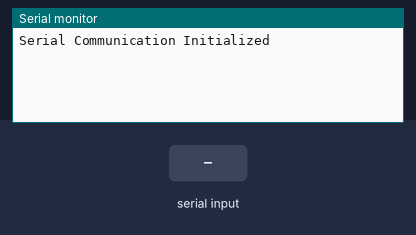
Bench run of a sketch on a simulated Arduino Uno, built with avr-gcc and run on an emulated ATmega328P. On the bench: the last lines printed to the serial monitor. Inputs (shaded band) come from the test bench.

Above: at 1.2 s.
1.3 s: "1\n" received over Serial
At 2.1 s:
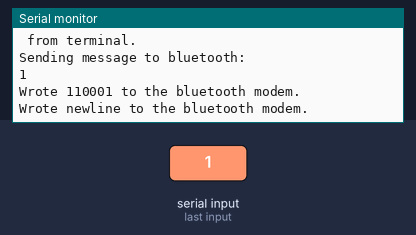
2.8 s: "1\n" received over the second serial link
At 3.7 s:
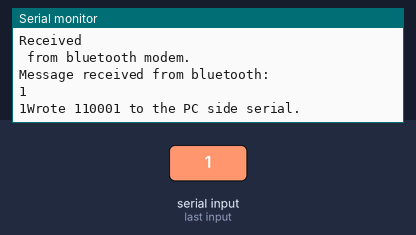
4.3 s: "0\n" received over Serial
At 5.5 s:
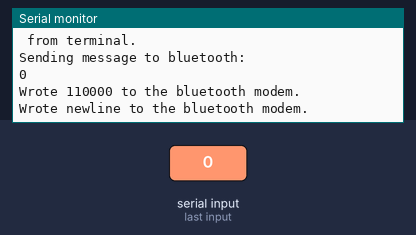
5.8 s: "0\n" received over the second serial link
At 7.2 s:
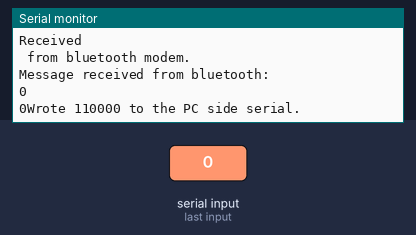

Measured:
- after the input at 1.3 s, the serial monitor: prints a new line at once (image 1)
- after the input at 2.8 s, the serial monitor: prints a new line at once (image 2)
- after the input at 4.3 s, the serial monitor: prints a new line at once (image 3)
- after the input at 5.8 s, the serial monitor: prints a new line at once (image 4)

The sketch:

HW_Echo.ino
```cpp
#line 1 "Serial_HW_Comm.ino"
#include <SoftwareSerial.h>

#include "Arduino.h"
void setup();
void loop();

SoftwareSerial btSerial(8, 9); // RX, TX
String messageToBT;
String messageFromBT;

void setup()
{

  messageToBT = "";
  messageFromBT = "";

  Serial.begin(9600);
  btSerial.begin(9600);

  Serial.println("Serial Communication Initialized");
  Serial.println();

}

void loop()
{

  char lastChar;

  if (Serial.available() > 0)
  {
    lastChar = Serial.read();

    Serial.print("Received ");
    Serial.print(lastChar);
    Serial.print(" from terminal.\n\n");

    if( lastChar == '\n' )
    {

      Serial.println("Sending message to bluetooth:");
      Serial.println(messageToBT);
      Serial.println();

      for(int i = 0; i < messageToBT.length(); i++)
      {
        btSerial.write(messageToBT[i]);
        Serial.print("Wrote ");
        Serial.print(messageToBT[i], BIN);
        Serial.print(" to the bluetooth modem.\n\n");
      }

      btSerial.write("\n");
      Serial.print("Wrote newline to the bluetooth modem.\n\n");

      messageToBT = "";

    }
    else
    {
      messageToBT = messageToBT + lastChar;
    }

  }

  if (btSerial.available() > 0)
  {
    Serial.println("Got SOMETHING!\n");
    lastChar = btSerial.read();

    Serial.print("Received ");
    Serial.print(lastChar);
    Serial.print(" from bluetooth modem.\n\n");

    if( lastChar == '\n' )
    {

      Serial.println("Message received from bluetooth:");
      Serial.println(messageFromBT);
      Serial.println();

      for(int i = 0; i < messageFromBT.length(); i++)
      {
        Serial.write(messageFromBT[i]);
        Serial.print("Wrote ");
        Serial.print(messageFromBT[i], BIN);
        Serial.print(" to the PC side serial.\n\n");
      }

      Serial.write("\n");

      messageFromBT = "";

    }
    else
    {
      messageFromBT = messageFromBT + lastChar;
    }

  }

}
```
